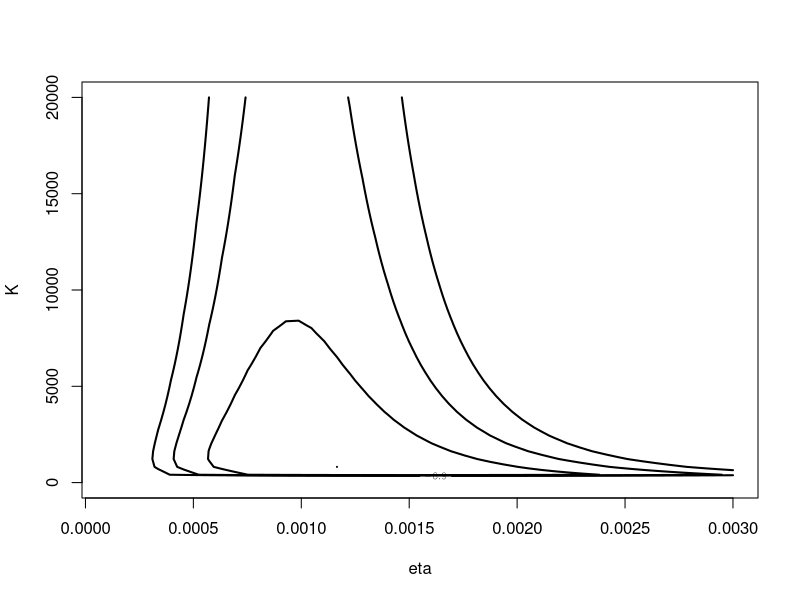
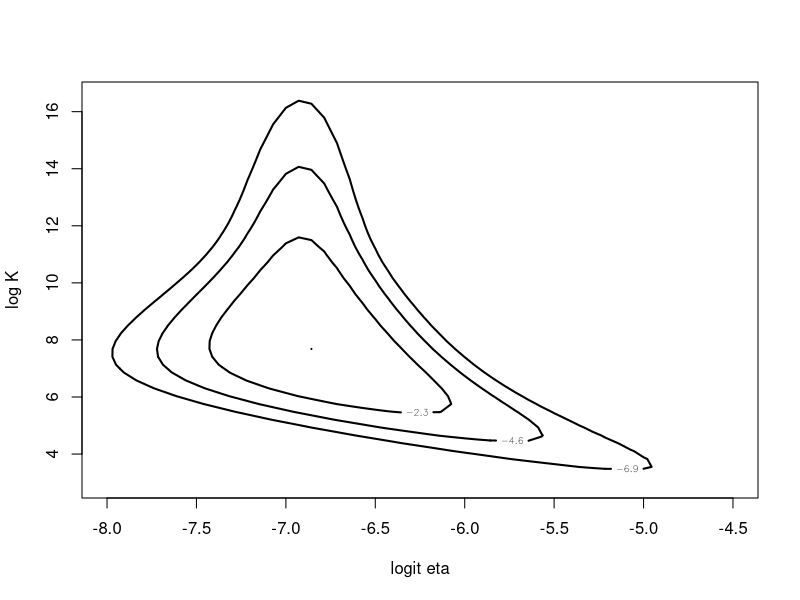
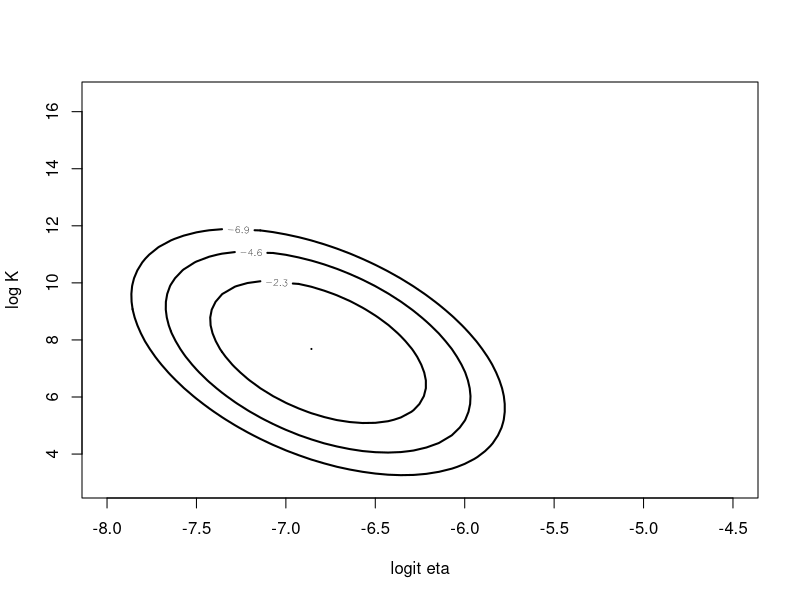
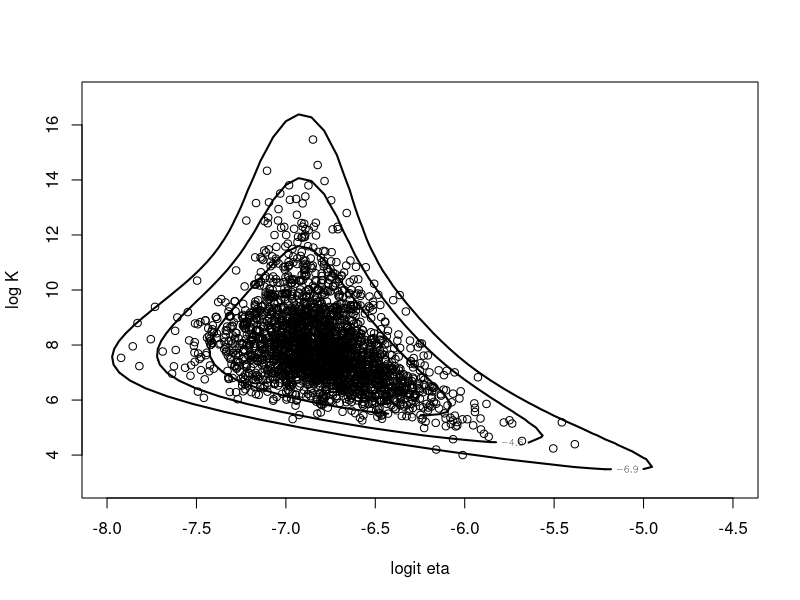
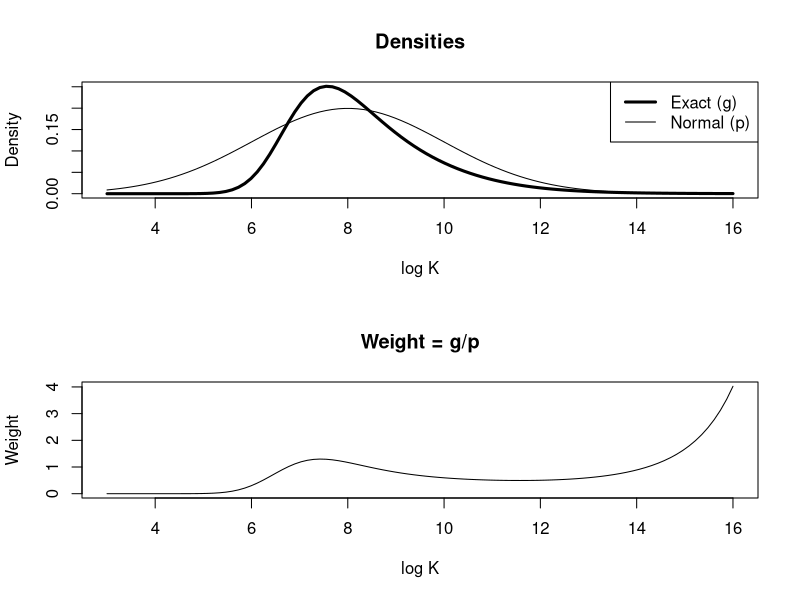
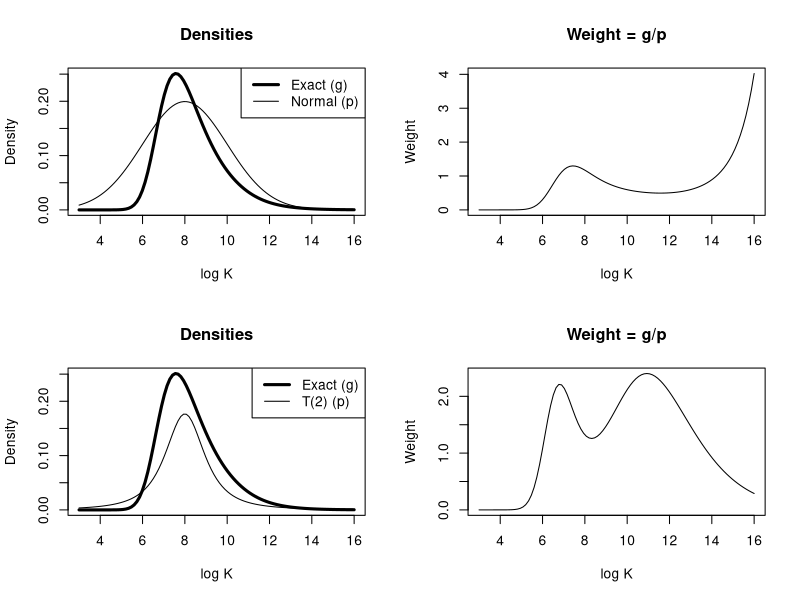
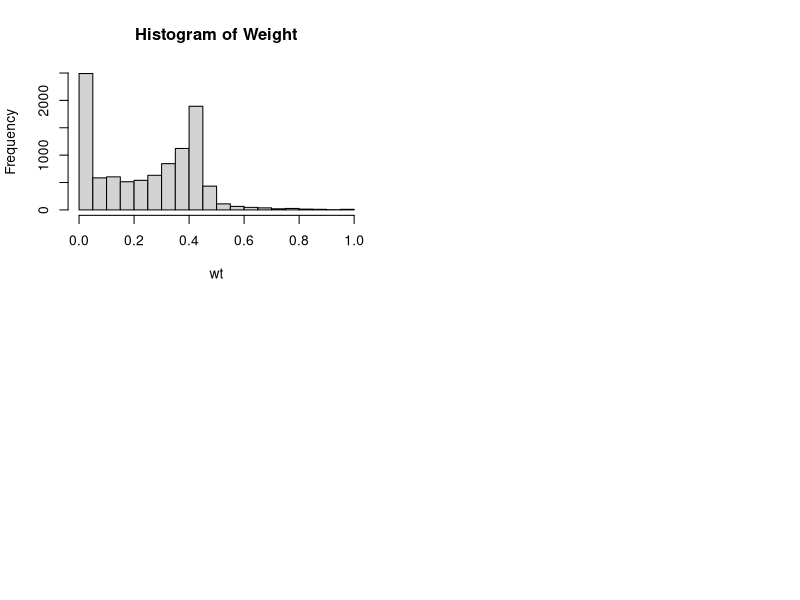
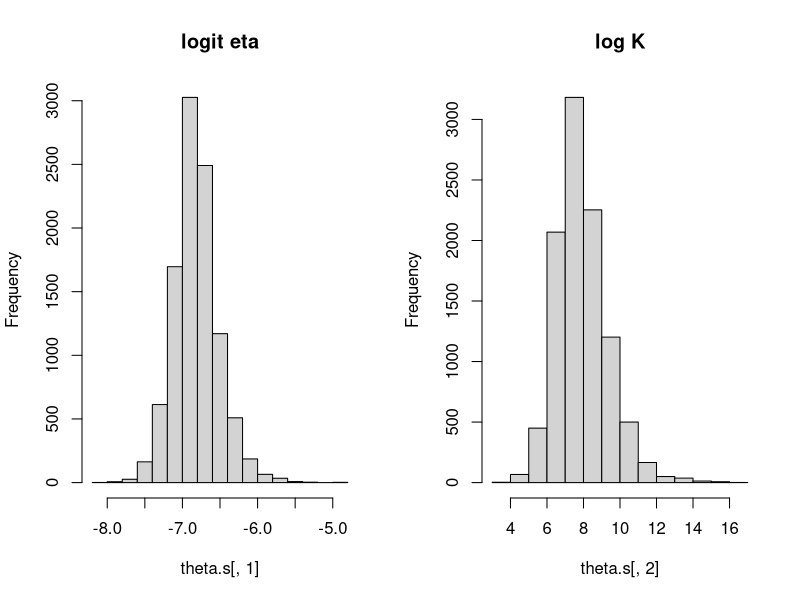

These figures' R source, in order:
## ---- chunk 1
library(LearnBayes)
library(kableExtra)  # for display table in HTML format
## ---- chunk 2
logf = function(y, mu, sigma)
  dnorm(y, mean=mu, sd=sigma,log = TRUE)
## ---- chunk 3
mylogposterior = function(theta, data){
  n = length(data) # num of data
  mu = theta[1]; sigma = theta[2] # retrieve theta vals
  logf = function(y, mu, sigma){  # def of likelihood on a data
    dnorm(y, mean=mu, sd=sigma,log = TRUE)
  }
  val = dnorm(mu, mean = 10, sd = 20, log = TRUE) + sum(logf(data,mu,sigma)) # compute the log post
  return(val)
}
## ---- chunk 4
data(cancermortality)
attach(cancermortality)
kable(cancermortality)%>%
kable_styling(full_width = F)
## ---- chunk 5
betabinexch0 = function(theta, data){
  eta = theta[1]; K = theta[2]  # retrieve params
  y = data[,1]; n = data[,2] # data vactors
  N = length(y)
  logf = function(y,n,K,eta){  # log of the likelihood
    lbeta(K*eta + y, K*(1-eta)+n-y) - lbeta(K*eta,K*(1-eta)) # lbeta: log of the beta function
  }
  like = sum(logf(y,n,K,eta))  # sum of likelihoods
  val = like - 2*log(1+K) - log(eta) - log(1-eta)  # log val of post 
  return(val)
}
## ---- chunk 6
mycontour(betabinexch0,c(.0001,.003,1,20000),cancermortality,xlab="eta",ylab="K")
## ---- chunk 7
betabinexch = function(theta, data){
  eta = exp(theta[1])/(1+exp(theta[1])); K = exp(theta[2])
  y = data[,1]; n = data[,2] # data vactors
  N = length(y)
  logf = function(y,n,K,eta){  # log of the likelihood
    lbeta(K*eta + y, K*(1-eta)+n-y) - lbeta(K*eta,K*(1-eta)) # lbeta: log of the beta function
  }
  like = sum(logf(y,n,K,eta))  # sum of likelihoods
  val = like + theta[2] - 2*log(1+exp(theta[2]))  # log val of post 
  return(val)
}
## ---- chunk 8
mycontour(betabinexch, c(-8,-4.5, 3, 16.5), cancermortality, xlab="logit eta", ylab = "log K")
## ---- chunk 9
fit = laplace(betabinexch,c(-7,6),cancermortality)
fit
## ---- chunk 10
npar = list(m=fit$mode,v=fit$var)
mycontour(lbinorm,c(-8,-4.5,3,16.5),npar,xlab="logit eta",ylab="log K")
## ---- chunk 11
se = sqrt(diag(fit$var))
fit$mode-1.645*se  # lower limit
fit$mode+1.645*se  # upper
## ---- chunk 12
p = rbeta(1000, 14.26, 23.19) # beta(14.26, 23.19) = posterior
est = mean(p^2)
se = sd(p^2)/sqrt(1000)
c(est,se)
## ---- chunk 13
betabinT = function(theta, datapar){
  data = datapar$data  # data
  tpar = datapar$par # params for t density
  d = betabinexch(theta, data) - dmt(theta,mean = c(tpar$m),
                                     S=tpar$var,df=tpar$df,log=TRUE) # compute the d
  # dmt: Computes the density of a multivariate t distribution
  # mean, S = cov matrix, df = degrees of freedom
  return(d) 
}
## ---- chunk 14
tpar = list(m=fit$mode, var=2*fit$var, df = 4)
datapar = list(data=cancermortality, par=tpar)
## ---- chunk 15
start=c(-6.9, 12.4)
fit1 = laplace(betabinT,start,datapar)
fit1$mode
## ---- chunk 16
betabinT(fit1$mode, datapar)
## ---- chunk 17
n = 10000 # number of possible sampling
dmax = betabinT(fit1$mode, datapar); # dmax is obtained above = -569.2829
theta = rmt(n, mean=c(tpar$m), S=tpar$var,df=tpar$df)  # step1: generate \theta samples
lf = c(1:dim(theta)[1])
for(j in 1:dim(theta)[1]) lf[j]=betabinexch(theta[j,],cancermortality) # compute log(g(\theta|y))
lg = dmt(theta,mean=c(tpar$m), S=tpar$var,df=tpar$df, log=T) # copute log p(theta)
prob=exp(lf-lg-dmax)  # acceptance ratio
theta = theta[runif(n) < prob,] # just pick accepted theta
dim(theta)
## ---- chunk 18
theta1 = rejectsampling(betabinexch, tpar, -569.2829, 10000, cancermortality)
dim(theta1)
## ---- chunk 19
mycontour(betabinexch, c(-8,-4.5,3,17),cancermortality,
          xlab="logit eta", ylab = "log K")
points(theta[,1],theta[,2])
## ---- chunk 20
betabinexch.cond = function(log.K, data){
  eta = exp(-6.819793)/(1+exp(-6.819793))
  K = exp(log.K)
  y = data[,1]; n = data[,2]; N = length(y)
  logf = 0*log.K
  for (j in 1:N){
    logf = logf + lbeta(K*eta+y[j], K*(1-eta)+n[j]-y[j]) - lbeta(K*eta, K*(1-eta))
  }
  val = logf + log.K - 2 * log(1+K)
  return(exp(val-max(val)))  # retrun the value of density (not log)
}
## ---- chunk 21
I = integrate(betabinexch.cond, 3, 16, cancermortality)  # compute the normalization constant
par(mfrow = c(2,1)) # subplot
curve(betabinexch.cond(x, cancermortality)/I$value, from = 3, to = 16,
      ylab = "Density", xlab = "log K", lwd = 3, main = "Densities")
curve(dnorm(x,8,2),add=T)
legend("topright", legend = c("Exact (g)","Normal (p)"), lwd=c(3,1))
curve(betabinexch.cond(x, cancermortality)/I$value/dnorm(x, 8,2), from = 3, to = 16, 
      ylab="Weight",xlab="log K", main = "Weight = g/p")
## ---- chunk 22
I = integrate(betabinexch.cond, 3, 16, cancermortality)  # compute the normalization constant
par(mfrow = c(2,2)) # subplot
# for nomal
curve(betabinexch.cond(x, cancermortality)/I$value, from = 3, to = 16,
      ylab = "Density", xlab = "log K", lwd = 3, main = "Densities")
curve(dnorm(x,8,2),add=T)
legend("topright", legend = c("Exact (g)","Normal (p)"), lwd=c(3,1))
curve(betabinexch.cond(x, cancermortality)/I$value/dnorm(x, 8,2), from = 3, to = 16, 
      ylab="Weight",xlab="log K", main = "Weight = g/p")
# for t distribution
curve(betabinexch.cond(x, cancermortality)/I$value, from = 3, to = 16,
      ylab = "Density", xlab = "log K", lwd = 3, main = "Densities")
curve(1/2*dt(x-8,df=2),add=TRUE) # t dist with mean 8, scale 2, and 2 degrees of freedom
legend("topright", legend = c("Exact (g)","T(2) (p)"), lwd=c(3,1))
curve(betabinexch.cond(x, cancermortality)/I$value/(1/2*dt(x-8,df=2)), from = 3, to = 16, 
      ylab="Weight",xlab="log K", main = "Weight = g/p")
## ---- chunk 23
theta = rmt(n, mean = c(tpar$m), S = tpar$var, df = tpar$df)#sample theta using multi-t dist
lf = matrix(0,c(dim(theta)[1],1)) 
for (j in 1:dim(theta)[1]) {lf[j]=betabinexch(theta[j,],cancermortality)} # log g(theta|y): posterior
H = theta[,2]  # function h
lp = dmt(theta, mean = c(tpar$m),  S = tpar$var, df = tpar$df, log=T) # log p
md = max(lf - lp) # compute the max difference
wt = exp(lf-lp-md) # weight vector: normalize with the max value
est = sum(wt * H)/sum(wt)
SEest = sqrt(sum((H - est)^2 * wt^2))/sum(wt)  # se
cbind(est, SEest)
## ---- chunk 24
tpar = list(m=fit$mode, var=2*fit$var, df = 4)
myfunc=function(theta){ # funtion h: return the second component
  return(theta[2])
}
s = impsampling(logf = betabinexch, tpar = tpar, h = myfunc, n = 10000, data = cancermortality)
cbind(s$est, s$se)
## ---- chunk 25
hist(wt, main = "Histogram of Weight")
## ---- chunk 26
tpar = list(m=fit$mode, var=2*fit$var, df = 4)  # params for multi-t dist
theta = rmt(n = 10000, mean = c(tpar$m), S = tpar$var, df = tpar$df)#sample theta using multi-t dist
lf = matrix(0,c(dim(theta)[1],1)) 
for (j in 1:dim(theta)[1]) {lf[j]=betabinexch(theta[j,],cancermortality)} # log g(theta|y): posterior
lp = dmt(theta, mean = c(tpar$m),  S = tpar$var, df = tpar$df, log=T) # log p
md = max(lf - lp) # compute the max difference
wt = exp(lf-lp-md) # weight vector: normalize with the max value

# convert to the probability
probs = wt/sum(wt)
## ---- chunk 27
indices = sample(1:n, size = n, prob = probs, replace = T) # obtain index of theta
theta.s = theta[indices,] # obtained values
cbind(mean(theta.s[,1]),mean(theta.s[,2])) # mean of theta
## ---- chunk 28
par(mfrow = c(1,2))
hist(theta.s[,1], main = "logit eta")
hist(theta.s[,2], main = "log K")
## ---- chunk 29
theta.s1 = sir(logf = betabinexch, tpar = tpar, n = 10000, data = cancermortality)
## ---- chunk 30
n = cancermortality$n; y = cancermortality$y; N = length(y)
summary=quantile(theta.s[,2],c(.05,.5,.95))  # quantiles with the full data
summary.obs=array(0,c(N,3))  # quantiles for leave-one-out data

eta = exp(theta.s[,1])/(1+exp(theta.s[,1])) ; K=exp(theta.s[,2]); 
m = length(K) # number of candidate theta
for (i in 1:N){
  weight = exp(lbeta(K*eta, K*(1-eta))
               -lbeta(K*eta+y[i], K*(1-eta)+n[i]-y[i]))
  probs = weight/sum(weight) # convert to probabilties
  indices = sample(1:m, size = m, prob = probs, replace = T) # resampling
  theta.ss = theta.s[indices,]  
  summary.obs[i,] = quantile(theta.ss[,2], c(.05,.5,.95))  # quantiles
}
## ---- chunk 31
S = bayes.influence(theta = theta.s, data = cancermortality)
## ---- chunk 32
plot(c(0,0,0), summary, type="b", lwd = 3, xlim=c(-1,21),
     ylim = c(5,11), xlab = "Observation removed", ylab = "log K 90%quantile")
for(i in 1:N){
  lines(c(i,i,i), summary.obs[i,], type="b")
}
